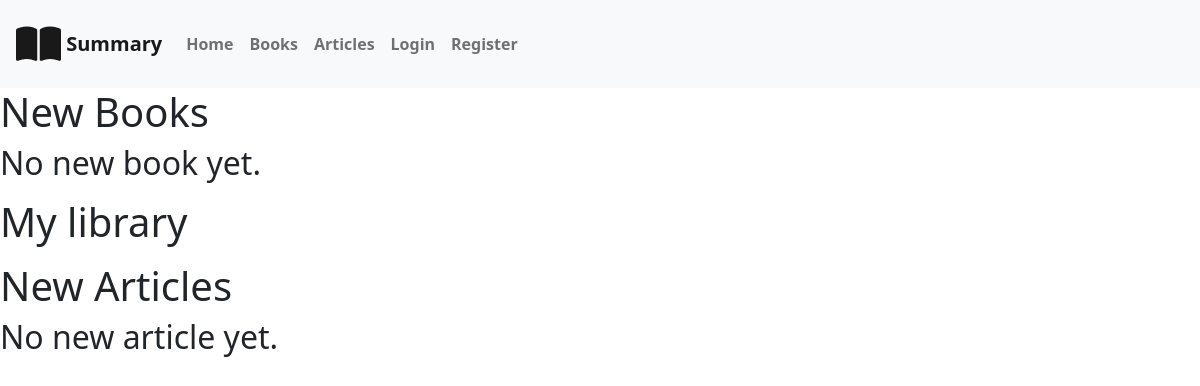
The app's page /, older data.
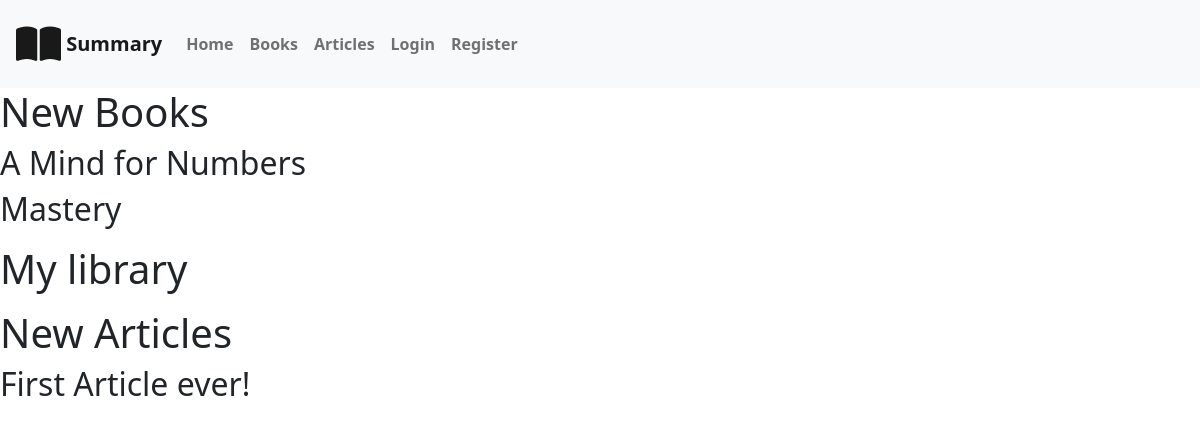
The same page, newer data.
### app/models.py (models this page shows, shortened)
class ContentModel(models.Model):
    author = models.ForeignKey(
        settings.AUTH_USER_MODEL, null=True, on_delete=models.SET_NULL)
    content = models.TextField()
    thumbnail = models.URLField(default='')
    date_created = models.DateTimeField(auto_now=True)
    class Meta:
        abstract = True

class Book(ContentModel):
    book_author = models.CharField(max_length=64)
    title = models.CharField(max_length=64)
    category = models.ManyToManyField(Category)

class Article(ContentModel):
    title = models.CharField(max_length=64)
    category = models.ManyToManyField(Category)

### app/views.py (the view)
# urls.py: path("", views.index, name="index"),
def index(request):
    return render(request, "app/index.html", {
        "new_books": Book.objects.all().order_by("-id")[:2],
        "new_articles": Article.objects.all()[:3]})

### app/templates/app/index.html
{% extends "app/layout.html" %}
{% block body %}
    <div class="mb-3" id="new-books">
        <h1>New Books</h1>
        {% for new_book in new_books %}
            <h2>{{ new_book.title }}</h2>
        {% empty %}
            <h2>No new book yet.</h2>
        {% endfor %}
    </div>
    <div class="mb-3" id="library">
        <h1>My library</h1>
    </div>
    <div  id="new-articles">
        <h1>New Articles</h1>
        {% for new_article in new_articles %}
            <h2>{{ new_article.title }}</h2>
        {% empty %}
            <h2>No new article yet.</h2>
        {% endfor %}
    </div>
{% endblock %}

### app/templates/app/layout.html (shortened to what this page needs)
{% load static %}
<!DOCTYPE html>
<html lang="en">
	<head>
		<link rel="stylesheet" type="text/css" href="{% static 'app/style.css' %}">
		<link href="https://cdn.jsdelivr.net/npm/bootstrap@5.1.3/dist/css/bootstrap.min.css" rel="stylesheet">
	</head>
	<body class="">
		<nav class="navbar navbar-expand-lg navbar-light bg-light ">
			<div class="container-fluid p-3">
				<a class="navbar-brand fw-bold" href="#">
					<i class="fa-solid fa-book-open fa-2xl"></i>
					Summary
				</a>
				<div class="collapse navbar-collapse" id="navbarNav">
					<ul class="navbar-nav">
						<li class="nav-item">
							<a href="{% url 'index' %}" class="nav-link fw-bold">Home</a>
						</li>
						<li class="nav-item">
							<a href="{% url 'books' %}" class="nav-link fw-bold">Books</a>
						</li>
						<li class="nav-item">
							<a href="{% url 'articles' %}" class="nav-link fw-bold">Articles</a>
						</li>
						{% if request.user.is_authenticated %}
							<li class="nav-item">
								<a href="#" class="nav-link fw-bold">Account</a>
							</li>
						{% else %}
							<li class="nav-item">
								<a href="{% url 'login' %}" class="nav-link fw-bold">Login</a>
							</li>
							<li class="nav-item">
								<a href="{% url 'register' %}" class="nav-link fw-bold">Register</a>
							</li>
						{% endif %}
					</ul>
				</div>
			</div>
		</nav>
		{% block body %}
		{% endblock %}
	</body>
</html>

### app/static/app/style.css (style rules this page uses)
body, html { min-height: 100%; }
a { text-decoration: none !important; }

Row changes from the older to the newer data that the page shows:
added Book: title "A Mind for Numbers"
added Book: title "Mastery"
added Article: title "First Article ever!"
Text that changed along with them:
text no longer shown: "No new book yet. No new article yet."
